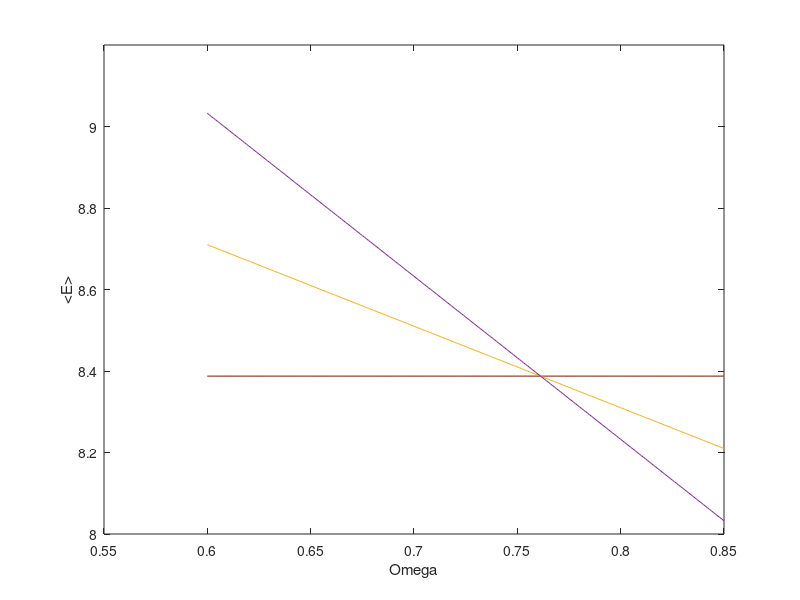

Write the MATLAB code that produced this figure.
%---------Energy Level values from Rod thesis Pg 55
clear all;
hbar = 6.63e-34/(2*pi);
g=1;
OmegaIncreaseMatrix = zeros(1,250);
OmegaEnergyMatrix = zeros(2,250);
OmegaEnergyMatrixGround = zeros(2,250);
OmegaEnergyMatrixGround2 = zeros(2,250);
OmegaEnergyMatrixGround3 = zeros(2,250);
n=0;
Wp=0.75;
N=6;

for Omega = 0.6:0.001:0.85;
    n=n+1;
    Ground = N + N*g*(N-1)/(4*pi);
    %First = N + (1-Omega)+ g*N*(N-1)/(4*pi);
    sec = N + ((1-Omega)* 2) + N*g*(((2*N)-2-2)/(8*pi));
    four = N + ((1-Omega)* 4) + (N*g*(((2*N)-4-2)/(8*pi)));
    
    
    OmegaIncreaseMatrix(1,n) = Omega;
    %OmegaEnergyMatrix(:,n) = First;
    OmegaEnergyMatrixGround(:,n) = Ground;
    OmegaEnergyMatrix2(:,n) = sec;
    OmegaEnergyMatrix3(:,n) = four;
    

end

plot( OmegaIncreaseMatrix, OmegaEnergyMatrixGround, OmegaIncreaseMatrix , OmegaEnergyMatrix2 ,OmegaIncreaseMatrix, OmegaEnergyMatrix3 )
xlabel('Omega')
ylabel('<E>')
ylim([8.0 9.2])
%xlim([0.7 0.8])
